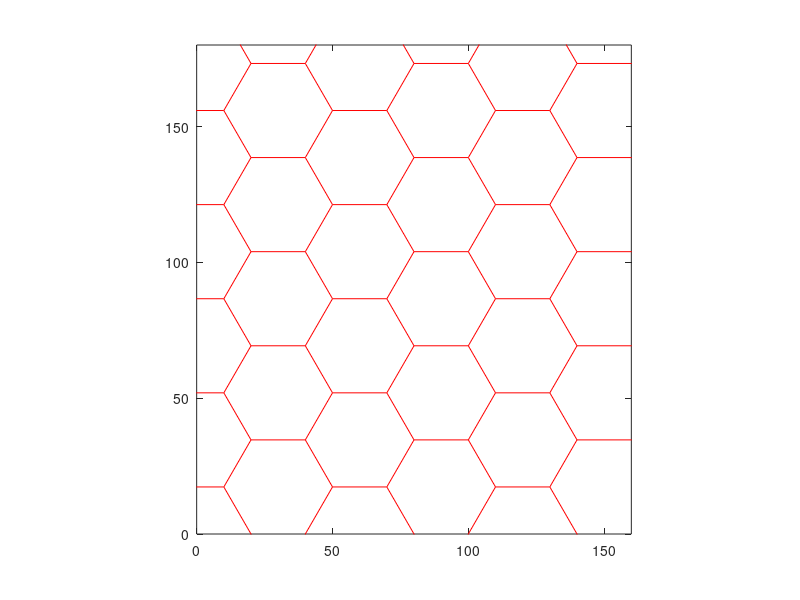

Reproduce this figure in MATLAB. (Note: this script raises an error after producing the figure.)
% Generated by MATLAB(R) 9.13 (R2022b) and Sensor Fusion and Tracking Toolbox 2.4 (R2022b).
% Generated on: 11-Oct-2022 12:00:26

tic

%Create hex mesh
scale = 34.641016151377531741097853660240657828156662760086052142215113918;
rad3over2 = (sqrt(3)/2);
[X, Y] = meshgrid(0:1:5);
n = size(X,1);
X = rad3over2 * X;
Y = Y + repmat([0 0.5], [n,n/2]);
%scale to make edge length = 40
X = scale*X;
Y=scale*Y;

%returns vertices of edges, each column is an edge
[XV, YV] = voronoi(X(:),Y(:));
plot(XV,YV,'r-')
axis equal
axis([0 160 0 180])
zoom on

for i = 1:1
    
    clear scenario;
    clear attribute_vec;
    RunTime = 30;
    scenario = createScenario(RunTime);
    attribute_vec = zeros(RunTime*10,8);
    attackIntention = zeros(1,3);
    WhileIndex = 1;

    [tp, platp, detp, covp] = createPlotters();
    
    % Configure your tracker here:
    
    % Add a trackPlotter here:
    
    % Main simulation loop
    while advance(scenario) && ishghandle(tp.Parent)

      
        % generate sensor data
        [dets, configs, sensorConfigPIDs] = detect(scenario);
        
        [truePosition, meas, measCov, e, velocity] = readData(scenario, dets);
        
        %eulerangles(WhileIndex,:) = [e];
       
        %angle bw 2 vectors a & b is inverse cos (a dot b / mag(a) * mag(b))
           Tower1Pos = truePosition(2,:);
           Tower2Pos = truePosition(3,:);
           Tower3Pos = truePosition(4,:);
        if WhileIndex ~= 1
            normTower = norm(truePosition(1,:)-truePosition(2,:));
            a = [Tower1Pos(1,2)-PlanePosition(1,2),Tower1Pos(1,1)-PlanePosition(1,1),0];
            b = [PlanePosition(1,2)-attribute_vec(WhileIndex-1,2),PlanePosition(1,1)-attribute_vec(WhileIndex-1,1),0];
            attackTheta2 = acosd((dot(a,b))/(norm(a)*norm(b)));
            attackIntention(1) = norm(velocity)*cosd(attackTheta2)/normTower;

            normTower = norm(truePosition(1,:)-truePosition(3,:));
            a = [Tower2Pos(1,2)-PlanePosition(1,2),Tower2Pos(1,1)-PlanePosition(1,1),0];
            b = [PlanePosition(1,2)-attribute_vec(WhileIndex-1,2),PlanePosition(1,1)-attribute_vec(WhileIndex-1,1),0];
            attackTheta2 = acosd((dot(a,b))/(norm(a)*norm(b)));
            attackIntention(2) = norm(velocity)*cosd(attackTheta2)/normTower;

            normTower = norm(truePosition(1,:)-truePosition(4,:));
            a = [Tower3Pos(1,2)-PlanePosition(1,2),Tower3Pos(1,1)-PlanePosition(1,1),0];
            b = [PlanePosition(1,2)-attribute_vec(WhileIndex-1,2),PlanePosition(1,1)-attribute_vec(WhileIndex-1,1),0];
            attackTheta2 = acosd((dot(a,b))/(norm(a)*norm(b)));
            attackIntention(3) = norm(velocity)*cosd(attackTheta2)/normTower;
        
        end 
        attribute_vec(WhileIndex,:) = [HexGrid(X,Y,[truePosition(1,1),truePosition(1,2)]),truePosition(1,:),e(1,3),attackIntention];

        WhileIndex = WhileIndex +1;
        % update your tracker here:
        
        % update plots
%         plotPlatform(platp,truePosition);
%         plotDetection(detp,meas,measCov);
%         plotCoverage(covp,coverageConfig(scenario));
        
        % Update the trackPlotter here:
        
%         drawnow
    end
    writematrix(attribute_vec,sprintf('C:/Users/i_maa/Desktop/Thesis/Data/atrribute_vec%u.csv', i)); 
    %writematrix(eulerangles,sprintf('eulerangles_%u.csv', i)); 

end
toc

function [position, meas, measCov, eulerang,velocity] = readData(scenario,dets)
allDets = [dets{:}];

if ~isempty(allDets)
    % extract column vector of measurement positions
    meas = cat(2,allDets.Measurement)';

    % extract measurement noise
    measCov = cat(3,allDets.MeasurementNoise);
else
    meas = zeros(0,3);
    measCov = zeros(3,3,0);
end

truePoses = platformPoses(scenario);
position = vertcat(truePoses(:).Position);
velocity = truePoses(1,:).Velocity;
eulerang = eulerd(truePoses(1).Orientation, 'XYZ', 'frame');

end


function [tp, platp, detp, covp] = createPlotters
% Create plotters
tp = theaterPlot('XLim', [-19.0499952293663 73.1702865541693], 'YLim', [-63.3323407980601 28.8879409854753], 'ZLim', [-86.0323407980601 6.18794098547532]);
set(tp.Parent,'YDir','reverse', 'ZDir','reverse');
view(tp.Parent, -37.5, 30);
platp = platformPlotter(tp,'DisplayName','Platforms','MarkerFaceColor','k');
detp = detectionPlotter(tp,'DisplayName','Detections','MarkerSize',6,'MarkerFaceColor',[0.85 0.325 0.098],'MarkerEdgeColor','k','History',10000);
covp = coveragePlotter(tp,'DisplayName','Sensor Coverage');
end


function scenario = createScenario(RunTime)
% Create Scenario
rng('shuffle');

NumberofWaypoints = 5;
waypoints = Waypoints_YawAngle(NumberofWaypoints);
timearray = TOA(waypoints, RunTime);

scenario = trackingScenario;
scenario.StopTime = Inf;
scenario.UpdateRate = 0;


% Create platforms
Plane = platform(scenario,'ClassID',1);
Plane.Dimensions = struct( ...
    'Length', 1, ...
    'Width', 1, ...
    'Height', 1, ...
    'OriginOffset', [0 0 0]);
Plane.Signatures = {...
    rcsSignature(...
        'FluctuationModel', 'Swerling0', ...
        'Pattern', [20 20;20 20], ...
        'Azimuth', [-180 180], ...
        'Elevation', [-90;90], ...
        'Frequency', [0 1e+20])};
Plane.Trajectory = waypointTrajectory( ...
    waypoints, ...
    timearray, ...
    'ClimbRate', zeros(1,NumberofWaypoints), ...
    'AutoPitch', true, ...
    'AutoBank', true);

Tower = platform(scenario,'ClassID',3);
Tower.Dimensions = struct( ...
    'Length', 10, ...
    'Width', 10, ...
    'Height', 60, ...
    'OriginOffset', [0 0 30]);
Tower.Trajectory.Position = [140, 70,0];

Tower = platform(scenario,'ClassID',4);
Tower.Dimensions = struct( ...
    'Length', 10, ...
    'Width', 10, ...
    'Height', 60, ...
    'OriginOffset', [0 0 30]);
Tower.Trajectory.Position = [110, 120,0];   

Tower = platform(scenario,'ClassID',5);
Tower.Dimensions = struct( ...
    'Length', 10, ...
    'Width', 10, ...
    'Height', 60, ...
    'OriginOffset', [0 0 30]);
Tower.Trajectory.Position = [140, 90,0];

% Create sensors
Rotator = fusionRadarSensor('SensorIndex', 1, ...
    'UpdateRate', 10, ...
    'MountingLocation', [0 -0.06 0], ...
    'FieldOfView', [1 10], ...
    'HasINS', true, ...
    'DetectionCoordinates', 'Scenario');


% Assign sensors to platforms
Plane.Sensors = Rotator;
end
